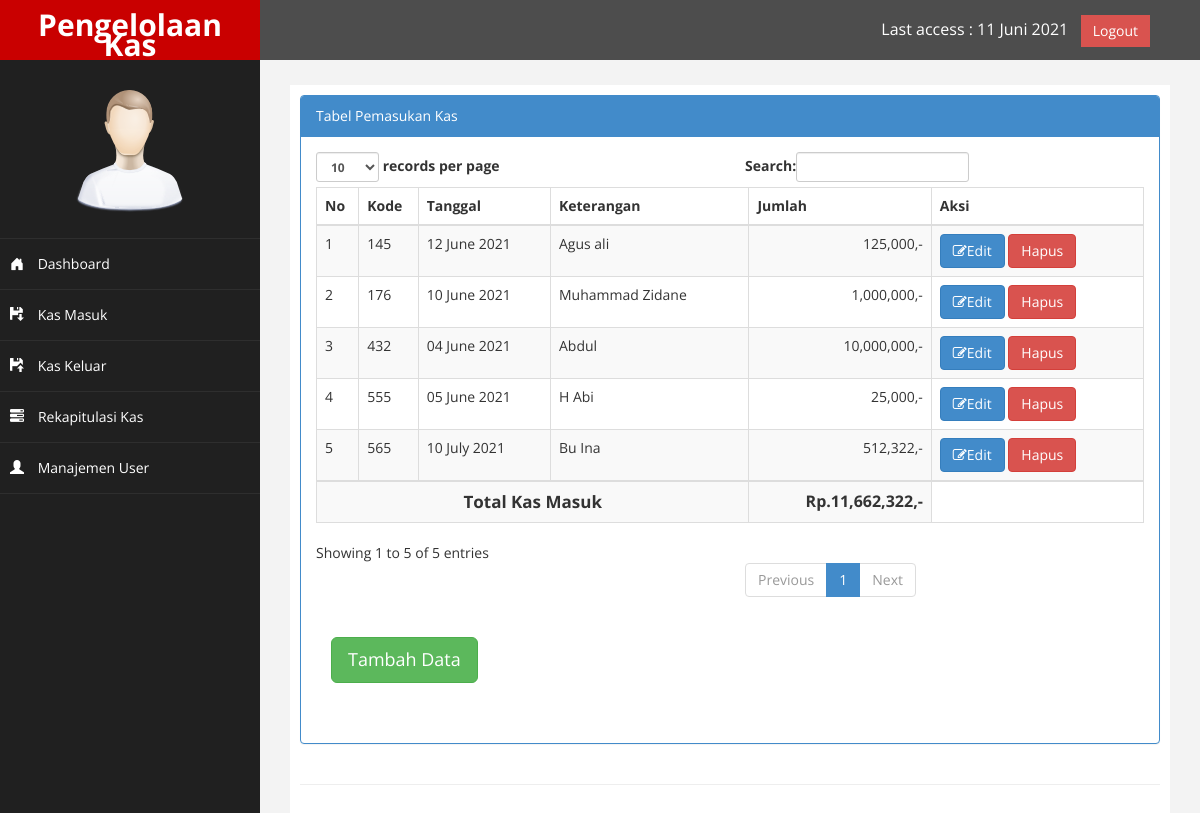
The app's page /index.php?page=masuk (signed in) with its own data.
### tables this page shows
CREATE TABLE `kas` (
  `kode` int(11) NOT NULL,
  `keterangan` varchar(300) NOT NULL,
  `tgl` date NOT NULL,
  `jumlah` int(10) NOT NULL,
  `jenis` varchar(20) NOT NULL,
  `keluar` int(20) NOT NULL
);

### page/kas_masuk/masuk.php (the view, shortened to what this page needs)
<div class="row">
    <div class="col-md-12">
        <div class="panel panel-primary">
            <div class="panel-heading">
                Tabel Pemasukan Kas
            </div>
            <div class="panel-body">
                <div class="table-responsive">
                    <table class="table table-striped table-bordered table-hover" id="dataTables-example">
                        <thead>
                            <tr>
                                <th>No</th>
                                <th>Kode</th>
                                <th>Tanggal</th>
                                <th>Keterangan</th>
                                <th>Jumlah</th>
                                <th>Aksi</th>
                            </tr>
                        </thead>
                        <tbody>
                            <?php
                            require 'config.php';
                            $no = 1;
                            $sql = $link->query("SELECT * FROM kas WHERE jenis = 'Masuk'");
                            while ($data = $sql->fetch_assoc()) {
                            ?>
                                <tr class="odd gradeX">
                                    <td><?php echo $no++ ?></td>
                                    <td><?php echo $data['kode']; ?></td>
                                    <td><?php echo date('d F Y', strtotime($data['tgl'])); ?></td>
                                    <td><?php echo $data['keterangan']; ?></td>
                                    <td align="right"><?php echo number_format($data['jumlah']) . ",-"; ?></td>
                                    <td>
                                        <a class="btn btn-primary" id="edit_data" data-toggle="modal" data-target="#edit" data-id="<?php echo $data['kode'] ?>" data-ket="<?php echo $data['keterangan'] ?>" data-tgl="<?php echo $data['tgl'] ?>" data-jml="<?php echo $data['jumlah'] ?>">
                                            <i class="fa fa-edit"></i>Edit
                                        </a>
                                        <a onclick="return confirm('Yakin Akan Menghapus Data?')" href="?page=masuk&aksi=hapus&id=<?php echo $data['kode']; ?>" class="btn btn-danger"><i class="fa fa-trash"></i>Hapus</a>
                                    </td>
                                </tr>
                            <?php
                                $total += $data['jumlah'];
                            }
                            ?>
                        </tbody>
                        <tr>
                            <th colspan="4" style="text-align:center; font-size:17px">Total Kas Masuk</th>
                            <th style="font-size:16px; text-align: right">
                                <?php
                                echo "Rp." . number_format($total) . ",-"; ?></th>
                        </tr>
                    </table>
                </div>
                <div class="panel-body">
                    <button class="btn btn-success btn-lg" data-toggle="modal" data-target="#myModal">
                        Tambah Data
                    </button>
                </div>
                <div class="panel-body">
                </div>
            </div>
        </div>
    </div>
</div>

### assets/css/custom.css (style rules this page uses)
body { font-family: 'Open Sans', sans-serif; }

### records on screen
kas: kode "145", tgl "12 June 2021", keterangan "Agus ali", jumlah "125,000"
kas: kode "176", tgl "10 June 2021", keterangan "Muhammad Zidane", jumlah "1,000,000"
kas: kode "432", tgl "04 June 2021", keterangan "Abdul", jumlah "10,000,000"
kas: kode "555", tgl "05 June 2021", keterangan "H Abi", jumlah "25,000"
kas: kode "565", tgl "10 July 2021", keterangan "Bu Ina", jumlah "512,322"

### other values on screen
$total "11,662,322"
